Frame 1 (no input): blank canvas, image omitted
Frame 60 (no input): blank canvas, image omitted
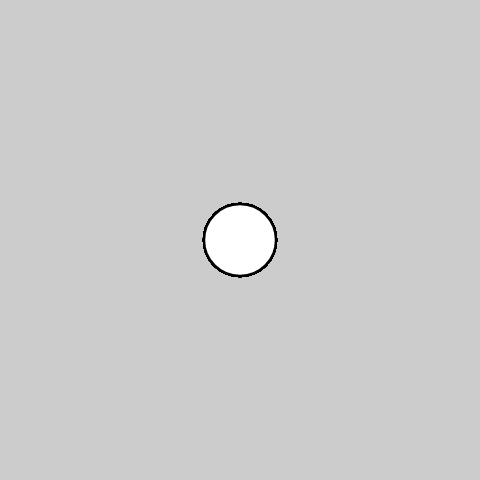
Frame 120 (the mouse pressed at the canvas centre since frame 60)

The p5.js sketch whose frames 1 and 60 were blank and that drew this single picture after the mouse press (run headless with seeded random() and noise() and a simulated clock; from frame 60 on, the mouse is pressed at the canvas centre):

// p5.js sketch
// ── sketch.js
function setup() {
  createCanvas(480,480);
  background(204);
}

function draw() {
  if (mouseIsPressed) {
  translate(mouseX, mouseY);
  scale(mouseY / 100.0);
  ellipse(0, 0, 30, 30);
  }
}
